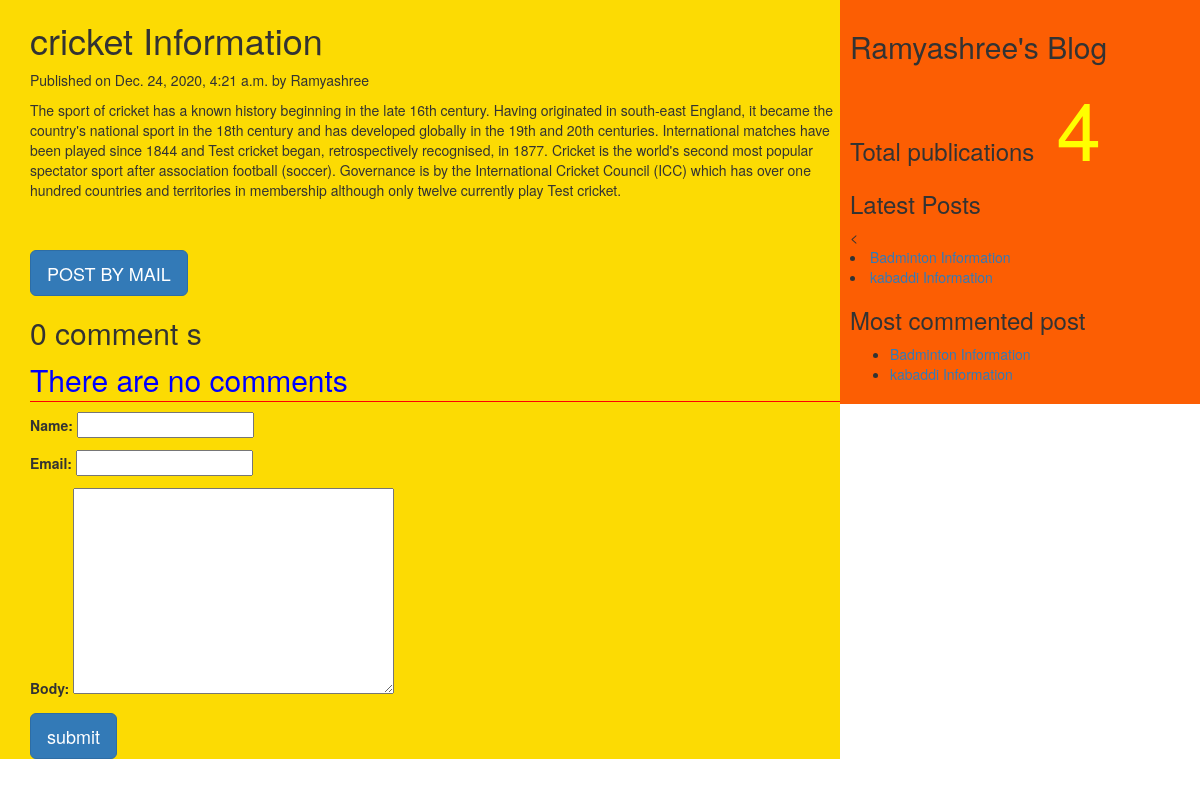
The page /2020/12/24/cricket-Information on the database its author committed.
### myApp/models.py (models this page shows, shortened)
class Post(models.Model):
    tags=TaggableManager()
    STATUS_CHOICE=(('draft','Draft'),('published','Published'))
    title=models.CharField(max_length=256)
    slug=models.SlugField(max_length=50,unique_for_date='publish')
    author=models.ForeignKey(User,related_name='blog_posts',on_delete=models.CASCADE)
    body=models.TextField()
    publish=models.DateTimeField(default=timezone.now)
    created=models.DateTimeField(auto_now_add=True)
    updated=models.DateTimeField(auto_now=True)
    status=models.CharField(max_length=20,choices=STATUS_CHOICE,default='draft')
    objects=CustomManager()
    class Meta:
        ordering=('-publish',)
    def get_absolute_url(self):
        return reverse('post_detail',args=[self.publish.year,self.publish.strftime('%m'),self.publish.strftime('%d'),self.slug])

### myApp/views.py (the view, shortened to what this page needs)
# urls.py: url(r'(?P<year>\d{4})/(?P<month>\d{2})/(?P<day>\d{2})/(?P<post>[-\w]+)',views.post_detail_view,name='post_detail'),
def post_detail_view(request,year,month,day,post):
    post=get_object_or_404(Post,slug=post,publish__year=year,publish__month=month,publish__day=day)
    comments=post.comments.filter(active=True)
    csubmit=False
    form=CommentForm()
    d={'post':post,'form':form,'csubmit':csubmit,'comments':comments}
    return render(request,'myApp/post_detail.html',d)

### myApp/forms.py
class CommentForm(forms.ModelForm):
    class Meta:
        model=Comment
        fields=('name','email','body')

### myApp/models.py (called while the page is built)
    def get_queryset(self):
        return super().get_queryset().filter(status='published')

### myApp/templatetags/mytags.py (called while the page is built)
@register.simple_tag
def total_posts():
    return Post.objects.count()

@register.inclusion_tag('myApp/latest_post.html')
def show_latest_post(count=3):
     latest_posts=Post.objects.order_by('-publish')[:count]
     return {'latest_posts':latest_posts}

@register.simple_tag
def get_most_commented_posts(count=2):
    return Post.objects.annotate(total_comments=Count('comments')).order_by('-total_comments')[:count]

### templates/myApp/post_detail.html (shortened to what this page needs)
<!DOCTYPE html>
<html lang="en" dir="ltr">
  {%extends 'myApp/parent.html'%}
    {%block content_block%}
    <h1>{{post.title}}</h1>
    <p>Published on {{post.publish}} by {{post.author|title}}</p>
    {{post.body|linebreaks}}<br><br>
    <a href="/{{post.id}}/share" class='btn btn-lg btn-primary'>POST BY MAIL</a>
    {%with comments.count as comments_count%}
    <h2>{{comments_count}} comment {{comments_count|pluralize}}</h2>
    {%endwith%}
    {%if comments%}
      {%for c in comments%}
        <p>Comment {{forloop.counter}} by {{c.name}}</p>
        <div>{{c.body|linebreaks}}</div><hr>
      {%endfor%}
      {%else%}
      <p style="color:blue;font-size:30px;font-style:bold;border-bottom:1px red solid;">There are no comments</p>
    {%endif%}
    {%if csubmit%}
      <h2>Thankyou..Your comment has submiteed successfully!!</h2>
    {%else%}
      <form method="post">
        {{form.as_p}}
        <input type="submit" class='btn btn-lg btn-primary' value="submit">
      </form>
    {%endif%}
    {%endblock%}

### templates/myApp/parent.html (shortened to what this page needs)
<!DOCTYPE html>
<html lang="en" dir="ltr">
{%load mytags%}
  <head>
<link rel="stylesheet" href="https://maxcdn.bootstrapcdn.com/bootstrap/3.3.7/css/bootstrap.min.css">
  </head>
  <body>
    <div class="content" style="height:300%;width:70%;float:left;background-color:#fcdb03;padding:0 0 0 30px;">
      {%block content_block%}
      {%endblock%}
    </div>
    <div class="sidebar" style="height:300%;width:30%;float:right;background-color:#fc5e03;padding:10px;">
      <h2>Ramyashree's Blog</h2>
  <h3>Total publications<span style="color:yellow;font-size:80px">
{%total_posts%}
</span></h3>
<h3>Latest Posts</h3><span>
{%show_latest_post 2%}</span>
<h3>Most commented post</h3>
{%get_most_commented_posts as m%}
<ul>
  {%for post in m%}
  <li><a href="{{post.get_absolute_url}}">{{post.title}}</a>
  </li>
  {%endfor%}
</ul>
    </div>
  </body>
</html>

### templates/myApp/latest_post.html
<<!DOCTYPE html>
<html lang="en" dir="ltr">
  <head>
  </head>
  <body>
    {%for post in latest_posts%}
    <li><a href="{{post.get_absolute_url}}">{{post.title}}</a></li>
    {%endfor%}
  </body>
</html>

### rows shown on the page
Post: title "cricket Information", publish "Dec. 24, 2020, 4:21 a.m.", author "Ramyashree", body "The sport of cricket has a known history beginning in the late 16th century. Having originated in south-east England, it became the country's national sport in the 18th century and has developed globally in the 19th and 20th centuries. International matches have been played since 1844 and Test cricket began, retrospectively recognised, in 1877. Cricket is the world's second most popular spectator sport after association football (soccer). Governance is by the International Cricket Council (ICC) which has over one hundred countries and territories in membership although only twelve currently play Test cricket."
Post: title "Badminton Information"
Post: title "kabaddi Information"

### other values the page prints
{{ comments_count }} "0"
